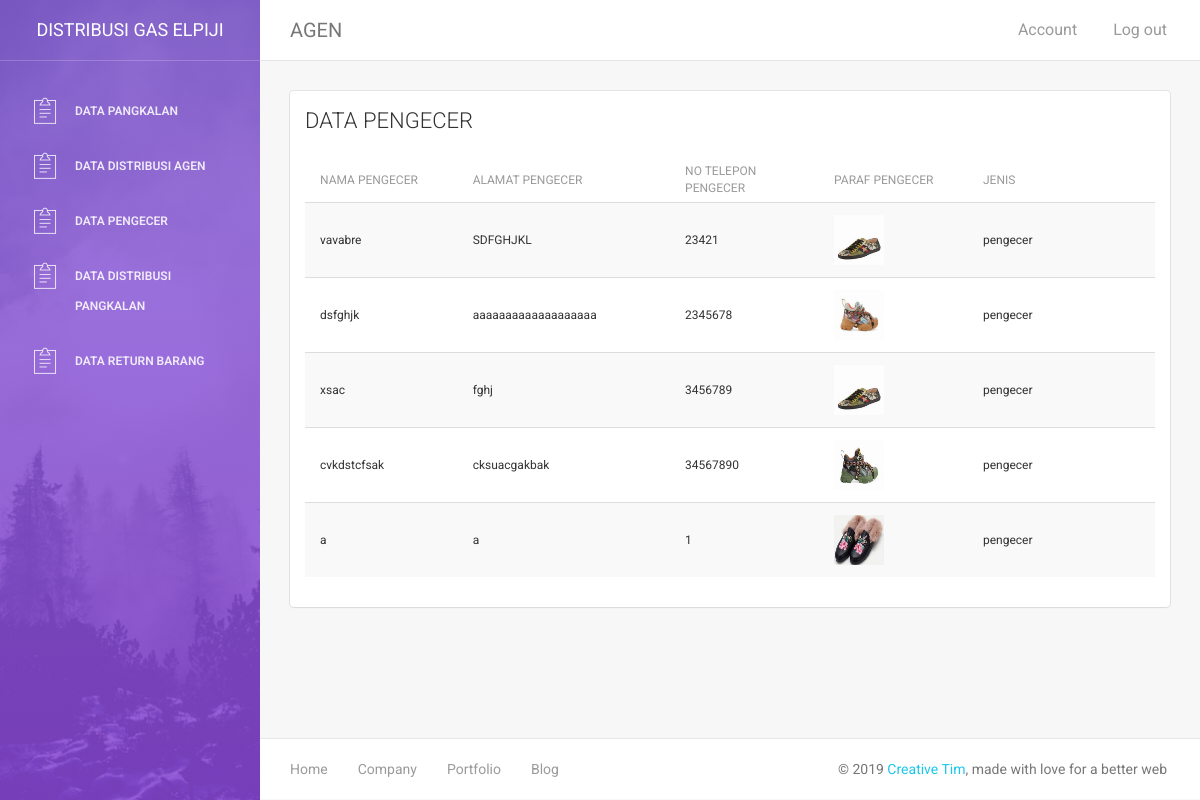
/index.php/pengecer/panggilpengecer, run on an earlier commit of the app's database.
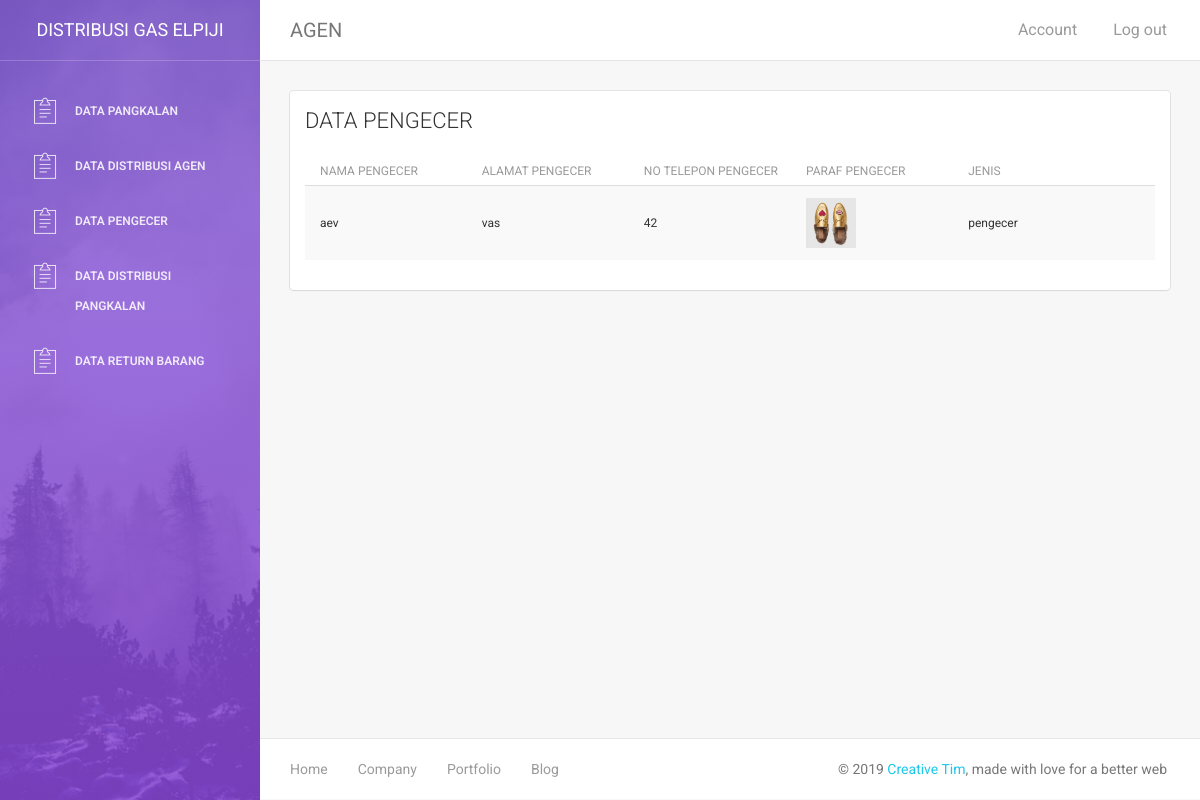
And on a later commit of the database.
### tables this page shows
CREATE TABLE `member_elpiji` (
  `id_member` int(5) NOT NULL,
  `no_reg` int(20) NOT NULL,
  `nama_member` varchar(50) NOT NULL,
  `nama_pangkalan` varchar(50) NOT NULL,
  `alamat` varchar(100) NOT NULL,
  `no_ktp` int(20) NOT NULL,
  `no_tlp` int(15) NOT NULL,
  `paraf_pembeli` varchar(50) NOT NULL,
  `jenis` enum('agen','pangkalan','pengecer') NOT NULL
);

### application/controllers/Pengecer.php (called while the page is built, shortened)
<?php
class Pengecer extends CI_Controller {
function __construct(){
		$this->load->model('PengecerModel');
		$this->load->library('form_validation', 'session', 'database');
	}
	public function panggilpengecer(){
		$data['Pengecer'] = $this->PengecerModel->GetAll();
		$this->load->view('Header');
		$this->load->view('Pengecer/LihatPengecer',$data);
		$this->load->view('Footer');
	}
}

### index.php (called while the page is built, shortened)
<?php
require_once BASEPATH.'core/CodeIgniter.php';

### application/models/PengecerModel.php (called while the page is built, shortened)
<?php
class PengecerModel extends CI_Model {
	public function GetAll(){
		$this->db->from('member_elpiji');
		$data=$this->db->query("SELECT * FROM member_elpiji WHERE jenis = 'pengecer' ");
		return $data->result_array();
	}
	}
?>

### application/views/Pengecer/LihatPengecer.php (the view, shortened to what this page needs)
<div class="content">
           <div class="container-fluid">
               <div class="row">
                   <div class="col-md-12">
                       <div class="card">
                           <div class="header">
                               <h4 class="title">DATA PENGECER </h4>
                           </div>
                         <div class="content table-responsive table-full">
                               <table id="tblPengecer" width="101%" class="table table-hover table-striped">
                                   <thead>
                                       <th width="9%">Nama Pengecer </th>
                                       <th width="9%">Alamat Pengecer</th>
                                       <th width="9%">No Telepon Pengecer</th>
                                       <th width="9%">Paraf Pengecer</th>
                                       <th width="9%">Jenis</th>
                                   <td width="1%"></thead>
                                   <tbody>
                                       <?php foreach ($Pengecer as $key) { ?>
                                       <tr>
                                           <td><?php echo $key['nama_member']?></td>
                                           <td><?php echo $key['alamat']?></td>
                                           <td><?php echo $key['no_tlp']?></td>
                                           <td>
                                             <img height="50px" width="50px" src="<?php echo base_url();?>assets/img/<?php echo $key ['paraf_pembeli'] ?>">
                                           </td>
                                            <td><?php echo $key['jenis']?></td>
                                           <td>
                                                   </td>
                                       </tr>
                                        <?php } ?>
                                   </tbody>
                             </table>
                         </div>
                       </div>
                   </div>
                 <div class="col-md-12"></div>
               </div>
           </div>
       </div>

What changed in the data, as far as the page shows it:
removed member_elpiji: nama_member "vavabre", alamat "SDFGHJKL", no_tlp "23421", paraf_pembeli (picture), jenis "pengecer"
removed member_elpiji: nama_member "dsfghjk", alamat "aaaaaaaaaaaaaaaaaaa", no_tlp "2345678", paraf_pembeli (picture), jenis "pengecer"
removed member_elpiji: nama_member "xsac", alamat "fghj", no_tlp "3456789", paraf_pembeli (picture), jenis "pengecer"
removed member_elpiji: nama_member "cvkdstcfsak", alamat "cksuacgakbak", no_tlp "34567890", paraf_pembeli (picture), jenis "pengecer"
no longer on this page (row edited): member_elpiji: nama_member "a", alamat "a", no_tlp "1", paraf_pembeli (picture), jenis "pengecer"
added member_elpiji: nama_member "aev", alamat "vas", no_tlp "42", paraf_pembeli (picture), jenis "pengecer"
